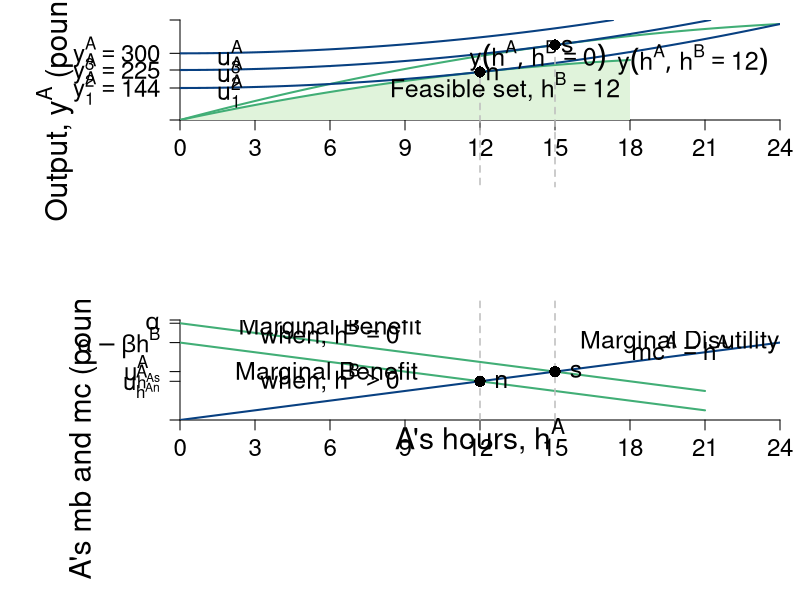

This chart was generated by the following R code:
require(shape)
pdf(file = "coordination_failures/mb_mc_hours.pdf", width = 9, height = 12)

#Set parameters for graphics
pointsize <- 1.8
axislabelsize <- 1.8
labelsize <- 1.5
namesize <- 1.8
annotatesize <- 1.5
graphlinewidth <- 2
segmentlinewidth <- 1.5

COL <- c("#7fc97f", "#beaed4", "#fdc086", "#ffff99", "#386cb0", "#f0027f", "#bf5b17", "#666666")
COLA <- c("#e0f3db", "#99d8c9","#66c2a4","#41ae76", "#238b45", "#005824")
COLB <- c("#4eb3d3", "#2b8cbe", "#0868ac","#084081")


#Need to create a stacked graph and 
#use the option mfrow = c(2,1) for that
par(mar =  c(9, 9, 1, 1), mfrow = c(2,1))

indiffA <- function(ea, uA = 46.08) {
  uA + (1/2)*(ea)^2
}

output <- function(ea, eb = 12, alpha = 30, beta = 1/2){
  (alpha - beta*(ea+eb))*ea
}

uA <- function(ea, ya = output) {
  ya - 0.5*(ea)^2
}

mrsA <- function(ea){
  ea
}

slopeline <- function(ea, yint = 0.5, slope = 2){
  yint + slope*ea
}


xlims <- c(0, 24)
ylims <- c(0, 450)

npts <- 501 
x <- seq(xlims[1], xlims[2], length.out = npts)
y <- seq(ylims[1], ylims[2], length.out = npts) 
a <- c(uA(ea = 12, output(ea = 12, eb = 12)), uA(ea = 15, output(ea = 15, eb = 0)), 300)

plot(0, 0, xlim = xlims, ylim = ylims, type = "n",
     xlab = expression(paste("")),
     ylab = expression(paste("")), 
     xaxt = "n", 
     yaxt = "n", 
     cex.lab = axislabelsize, 
     bty = "n",
     xaxs="i", 
     yaxs="i")

# ticksy <- seq(from = 0, to = ylims[2], by = 2)
# ylabels <- seq(from = 0, to = ylims[2], by = 2)
ticksx <- seq(from = 0, to = xlims[2], by = 3)
xlabels <- seq(from = 0, to = xlims[2], by = 3)
ticksy <- c(0, 144, 225, 300, ylims[2])
ylabels <- c(NA, expression(paste(y[1]^A == 144)), expression(paste(y[2]^A == 225)), expression(paste(y[3]^A == 300)), NA)
# ticksx <- c(0, 6.9, 12, 9.6, 16, 24, 26)
# xlabels <- c(NA, expression(paste(e^A,"*")), expression(paste(1/2*beta)), expression(paste(e^{AN})), expression(paste(alpha)), expression(paste(1/beta)), NA)

axis(1, at = ticksx, pos = 0, labels = xlabels, cex.axis= labelsize - 0.05)
axis(2, at = ticksy, pos = 0, labels = ylabels, las = 1, cex.axis= labelsize - 0.05)

npts <- 500 
xx1 <- seq(xlims[1], xlims[2], length.out = npts)
xx2 <- seq(xlims[1], 18, length.out = npts)
xx3 <- seq(xlims[1], 21, length.out = npts)

#Feasible set
xpolyF <- seq(from = 0, to = 18, length.out = 501)
ypolyF <- output(xpolyF, eb = 12)
polygon(c(0, xpolyF, 18, xlims[1]), 
        c(output(0, eb = 0), output(xpolyF, eb = 12), 0, 0),
        border = FALSE, col = COLA[1])


lines(xx1, output(xx1, eb = 0), col = COLA[4], lwd = graphlinewidth)
lines(xx2, output(xx2, eb = 12), col = COLA[4], lwd = graphlinewidth)

contour(x, y,
        outer(x, y, uA),
        drawlabels = FALSE,
        col = COLB[4],
        lwd = graphlinewidth,
        levels = a,
        xaxs="i",
        yaxs="i",
        add = TRUE)

segments(12, 300, 12, -300, lty = 2, col = "gray", lwd = segmentlinewidth, xpd = 350)
segments(15, output(ea = 15, eb = 0), 15, -300, lty = 2, col = "gray", lwd = segmentlinewidth, xpd = 350)

text(13, 150, expression(paste("Feasible set, ", h^B == 12)), xpd = TRUE, cex = labelsize)

# segments(2, 0, 2, ylims[2], lty = 2, col = "gray" , lwd = segmentlinewidth)
# segments(6, 0, 6, ylims[2], lty = 2, col = "gray" , lwd = segmentlinewidth)

#Axis labels
#mtext(expression(paste("A's hours, ", h^A)), side=1, line = 3.2, cex = axislabelsize)
#text(0.5*xlims[2], -40, expression(paste("A's hours, ", h^A)), xpd = TRUE, cex = axislabelsize)
text(-5, 0.5*ylims[2], expression(paste("Output, ", y^A," (pounds, lb)")), xpd = TRUE, cex = axislabelsize, srt = 90)

# text(-0.9, 0.5*ylims[2], expression(paste("Output, ", y^A)), xpd = TRUE, cex = axislabelsize, srt = 90)
# text(5, 12, expression(paste("slope", phantom()==h^A, phantom() == 2)), cex = annotatesize)
# Arrows(3.6, 12, 2.4, 12, col = "black", lty = 1, lwd = 2, arr.type = "triangle", arr.lwd = 0.5)
# text(9, 28, expression(paste("slope", phantom()==h^A, phantom() == 6)), cex = annotatesize)
# Arrows(7.6, 28, 6.4, 28, col = "black", lty = 1, lwd = 2, arr.type = "triangle", arr.lwd = 0.5)

#Label the iso-welfare functions for the HG, Aisha
text(2, 130, expression(u[1]^A), cex = annotatesize)
text(2, 210, expression(u[2]^A), cex = annotatesize)
text(2, 285, expression(u[3]^A), cex = annotatesize)

points(12, output(ea = 12), pch = 16, col = "black", cex = 1.5)
text(12 + 0.5, output(ea = 12) - 6, expression(paste(n)), cex = annotatesize)

points(15, output(ea = 15, eb = 0), pch = 16, col = "black", cex = 1.5)
text(15 + 0.5, output(ea = 15, eb = 0) - 6, expression(paste(s)), cex = annotatesize)


text(14.3, 288, expression(paste(y(h^A, h^B == 0))), cex = annotatesize)
text(20.5, 270, expression(paste(y(h^A, h^B == 12))), cex = annotatesize)



MBenefit <- function(ea, eb = 12, alpha = 30, beta = 1/2) {
  (alpha - beta*eb - 2*beta*ea)
}

MCost <- function(ea, slope = 1, intercept = 0){
  slope*ea
}


xlims <- c(0, 24)
ylims <- c(0, 31)

npts <- 501 
x <- seq(xlims[1], xlims[2], length.out = npts)
y <- seq(ylims[1], ylims[2], length.out = npts) 
a <- c(12, 46.08, 90)



plot(0, 0, xlim = xlims, ylim = ylims, type = "n",
     xlab = expression(paste("")),
     ylab = expression(paste("")), 
     xaxt = "n", 
     yaxt = "n", 
     cex.lab = axislabelsize, 
     bty = "n",
     xaxs="i", 
     yaxs="i")

# ticksy <- seq(from = 0, to = ylims[2], by = 2)
# ylabels <- seq(from = 0, to = ylims[2], by = 2)
# ticksx <- seq(from = 0, to = xlims[2], by = 2)
# xlabels <- seq(from = 0, to = xlims[2], by = 2)
ticksy <- c(0, MBenefit(12), MBenefit(15, eb = 0), MBenefit(ea = 0), 30, ylims[2])
ylabels <- c(NA, expression(paste(u[h^An]^A)), expression(paste(u[h^As]^A)), expression(paste(alpha - beta*h^B)), expression(paste(alpha)), NA)
# ticksx <- c(0, 12, 15, 24, 30, xlims[2])
# xlabels <- c(0, 12, 15, 24, 30, xlims[2])
ticksx <- seq(xlims[1], xlims[2], 3)
xlabels <- seq(xlims[1], xlims[2], 3)
#xlabels <- c(NA, expression(paste(h[1]^A)), expression(paste(h[2]^A)), expression(paste(frac(alpha - beta*h^b,2*beta) )), expression(paste(frac(alpha,2*beta) )), NA)

axis(1, at = ticksx, pos = 0, labels = xlabels ,las = 1, cex.axis = labelsize - 0.05)
axis(2, at = ticksy, pos = 0, labels = ylabels, las = 1, cex.axis = labelsize - 0.05)
#text(x = c(0, 12, 15, 24, 30, xlims[2]), par("usr")[3] - 0.4, labels = xlabels, srt = 0, pos = 1, xpd = TRUE, cex = labelsize - 0.05)

#mtext(expression(paste("Aram's hours, ", h^A)), side=1, line = 4, cex = axislabelsize)
text(0.5*xlims[2], -5, expression(paste("A's hours, ", h^A)), xpd = TRUE, cex = axislabelsize)
text(-4, 0.5*ylims[2], expression(paste("A's mb and mc (pounds, lb), ", u[h^A]^A)), xpd = TRUE, cex = axislabelsize, srt = 90) 

npts <- 500 
xx1 <- seq(xlims[1], xlims[2], length.out = npts)
xx2 <- seq(4, 8, length.out = npts)

lines(xx3, MBenefit(xx3, eb = 12), col = COLA[4], lwd = graphlinewidth)
lines(xx3, MBenefit(xx3, eb = 0), col = COLA[4], lwd = graphlinewidth)
lines(xx1, MCost(xx1), col = COLB[4], lwd = graphlinewidth)

#For NE hours = 12
# segments(0, 12, 12, 12, lty = 2, col =  "gray", lwd = segmentlinewidth)
segments(12, 0, 12, 300, lty = 2, col = "gray", lwd = segmentlinewidth, xpd = 350)
segments(15, 0, 15, 300, lty = 2, col = "gray", lwd = segmentlinewidth, xpd = 350)


#segments(0, 12, 300, 12, lty = 2, col =  "gray", lwd = segmentlinewidth, xpd = TRUE)

#For P-efficient hours = 10
#segments(0, MBenefit(15, eb = 0), 15, MBenefit(15, eb = 0), lty = 2, col = "gray" , lwd = segmentlinewidth)
#segments(15, 0, 15, MBenefit(15, eb = 0),  lty = 2, col = "gray" , lwd = segmentlinewidth)


text(6, 28.5, expression(paste("Marginal Benefit")), cex = labelsize)
text(6, 27, expression(paste("when, ", h^B== 0 )), cex = labelsize)
#text(8, 26.5, expression(paste("Marginal Benefit")), cex = labelsize)
#text(8, 25, expression(paste("when, ", h^B== 0 )), cex = labelsize)
#text(11.5, 24.3, expression(paste(mb^A== alpha - 2*beta*h^A )), cex = labelsize)
#text(11.5, 22.5, expression(paste("when, ", h^B== 0 )), cex = labelsize)

text(6, 14.5, expression(paste("Marginal Benefit ")), cex = labelsize)
text(6, 13, expression(paste("when, ", h^B > 0 )), cex = labelsize)
#text(5.5, 15.5, expression(paste("Marginal Benefit ")), cex = labelsize)
#text(5.5, 14, expression(paste("when, ", h^B > 0 )), cex = labelsize)
#text(24.5, 13.5, expression(paste(mb^A == alpha - beta*h^B - 2*beta*h^A)), cex = labelsize)
#text(24.5, 12, expression(paste("when, ", h^B > 0 )), cex = labelsize)
#Arrows(21.5, 12.5, 17, 8, col = "black", lty = 1, lwd = 2, arr.type = "triangle", arr.lwd = 0.5)


text(20, 24, expression(paste("Marginal Disutility")), cex = labelsize)
text(20, 22.5, expression(paste(mc^A == h^A)), cex = labelsize)




points(12, 12, pch = 16, col = "black", cex = 1.5)
text(12 + 0.85, 12.1, expression(paste(n)), cex = labelsize)

points(15, 15, pch = 16, col = "black", cex = 1.5)
text(15 + 0.85, 15.1, expression(paste(s)), cex = labelsize)

#Label the iso-welfare functions for the HG, Aisha
text(9.7, 60, expression(u[1]^A),  cex= labelsize - 0.05)
text(7.6, 60, expression(u[2]^A), cex= labelsize - 0.05)
text(4.8, 60, expression(u[3]^A), cex= labelsize - 0.05)


dev.off()
